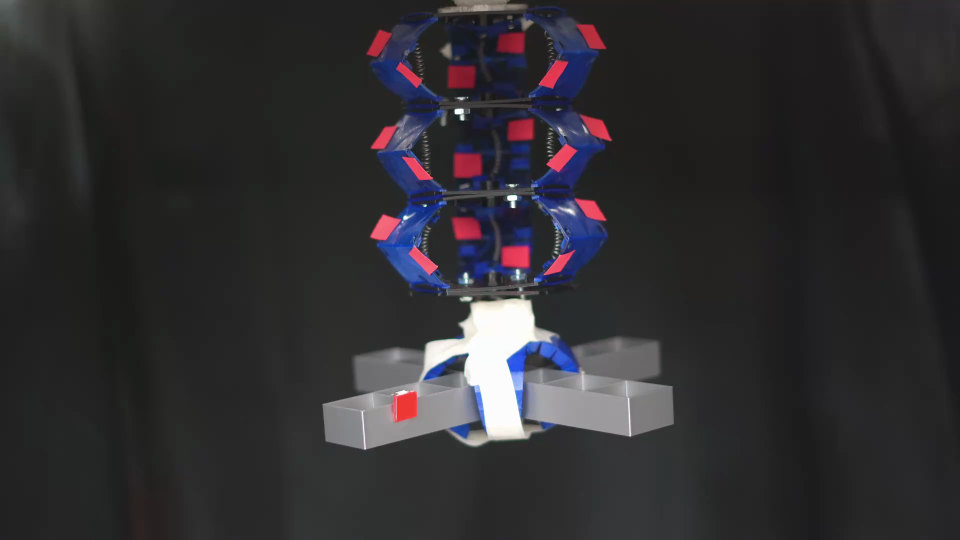
#> input picture src/reference_frame_00000.png, 1920 x 1080 px, given in place of C1296_sample_0.MP4, which was not available (shown at 1/2 size)
$ python marker_tracking_pipeline.py
#> lines starting #> are read from the running program, lines starting #| are printed output that depends on the picture; after the words box and inside, x2 and y2 are one past the last pixel; in counts of white or black regions, pixels touching at a corner belong together; pictures that were not available may be replaced by others from this repository, and a replacement may not be noted
### src/processing/tracking.py
import cv2
import numpy as np
import xml.etree.ElementTree as ET
from datetime import datetime
from pathlib import Path
from typing import List, Tuple


class MarkerTracker:
    """
    Identifies red markers, cleans noise, and calculates centroids for all found markers.

    Key fix: adds morphological CLOSING before opening to merge fragments of a single
    marker blob that got split by the HSV mask (e.g. due to specular highlights or
    non-uniform lighting). Then merges any centroids that are suspiciously close
    together (closer than merge_dist pixels) into a single centroid.
    """

    def __init__(self, lower_hsv1, upper_hsv1, lower_hsv2, upper_hsv2,
                 min_area=10000, max_area=20000,
                 close_kernel_size=15,
                 merge_dist=20):
        """
        Args:
            lower_hsv1, upper_hsv1: First HSV range for red.
            lower_hsv2, upper_hsv2: Second HSV range for red (wraps around 180).
            min_area: Minimum contour area to be considered a marker.
            max_area: Maximum contour area to be considered a marker.
            close_kernel_size: Size of the elliptical kernel used for morphological
                closing. Increase this if a single physical marker is still being
                detected as multiple fragments. Rule of thumb: set to ~50-75% of
                the marker's pixel diameter.
            merge_dist: If two detected centroids are closer than this many pixels,
                they are assumed to be fragments of the same physical marker and
                merged into their average position. Set to ~the marker diameter.
        """
        self.min_area = min_area
        self.max_area = max_area
        self.lower_hsv1 = lower_hsv1
        self.upper_hsv1 = upper_hsv1
        self.lower_hsv2 = lower_hsv2
        self.upper_hsv2 = upper_hsv2

        # Small kernel for opening — removes isolated noise speckles
        self.open_kernel = cv2.getStructuringElement(cv2.MORPH_RECT, (5, 5))

        # Larger elliptical kernel for closing — fills internal holes/gaps in a
        # marker blob caused by specular highlights or non-uniform illumination
        self.close_kernel = cv2.getStructuringElement(
            cv2.MORPH_ELLIPSE, (close_kernel_size, close_kernel_size))

        # Distance threshold for merging nearby centroids (same physical marker)
        self.merge_dist = merge_dist

    def process_frame(self, frame: np.ndarray, frame_idx: int) -> Tuple[np.ndarray, List[Tuple[int, int]]]:
        # 1. HSV Thresholding with two ranges
        hsv = cv2.cvtColor(frame, cv2.COLOR_BGR2HSV)
        mask1 = cv2.inRange(hsv, self.lower_hsv1, self.upper_hsv1)
        mask2 = cv2.inRange(hsv, self.lower_hsv2, self.upper_hsv2)
        mask = cv2.bitwise_or(mask1, mask2)

        # 2. CLOSE first — merges fragments within the same marker blob.
        #    Use a larger kernel here; if a marker has a bright specular spot in
        #    the middle the close will bridge the gap before we find contours.
        mask_closed = cv2.morphologyEx(mask, cv2.MORPH_CLOSE, self.close_kernel, iterations=2)

        # 3. OPEN after closing — removes any small noise blobs that closing
        #    may have created or left behind.
        mask_clean = cv2.morphologyEx(mask_closed, cv2.MORPH_OPEN, self.open_kernel, iterations=1)

        # 4. Find centroids
        centroids = self._find_marker_centroids(mask_clean, frame_idx)

        # 5. Merge centroids that are too close to be separate physical markers
        centroids = self._merge_nearby_centroids(centroids)

        return mask_clean, centroids

    def _find_marker_centroids(self, mask: np.ndarray, frame_idx: int) -> List[Tuple[int, int]]:
        contours, _ = cv2.findContours(mask, cv2.RETR_EXTERNAL, cv2.CHAIN_APPROX_SIMPLE)

        if not contours:
            return []

        contour_areas = [cv2.contourArea(c) for c in contours]
        print(f"Frame {frame_idx}: {[round(a,1) for a in contour_areas]}")

        found_centroids = []
        for c, area in zip(contours, contour_areas):
            if area < self.min_area or area > self.max_area:
                continue

            M = cv2.moments(c)
            if M["m00"] != 0:
                cX = int(M["m10"] / M["m00"])
                cY = int(M["m01"] / M["m00"])
                found_centroids.append((cX, cY))

        return found_centroids

    def _merge_nearby_centroids(self, centroids: List[Tuple[int, int]]) -> List[Tuple[int, int]]:
        """
        Merge clusters of centroids that are closer than self.merge_dist pixels.

        Uses a simple union-find / single-linkage approach:
          - Build a graph where two centroids are connected if their distance < merge_dist
          - Find connected components
          - Replace each component with its centroid (mean position)

        This handles the case where closing wasn't enough to fully merge a split
        marker blob, so it still produced 2-3 nearby contours.
        """
        if len(centroids) <= 1:
            return centroids

        pts = np.array(centroids, dtype=float)
        n   = len(pts)

        # Union-Find
        parent = list(range(n))

        def find(x):
            while parent[x] != x:
                parent[x] = parent[parent[x]]
                x = parent[x]
            return x

        def union(a, b):
            parent[find(a)] = find(b)

        # Connect pairs closer than merge_dist
        for i in range(n):
            for j in range(i + 1, n):
                if np.linalg.norm(pts[i] - pts[j]) < self.merge_dist:
                    union(i, j)

        # Collect components and compute mean position
        from collections import defaultdict
        groups = defaultdict(list)
        for i in range(n):
            groups[find(i)].append(i)

        merged = []
        for members in groups.values():
            mean_pt = pts[members].mean(axis=0)
            merged.append((int(mean_pt[0]), int(mean_pt[1])))

        return merged


class VideoLoader:
    def __init__(self, video_path: str):
        self.video_path = video_path
        self.cap = None

    def __enter__(self):
        self.cap = cv2.VideoCapture(self.video_path)
        if not self.cap.isOpened():
            raise IOError(f"Cannot open video file: {self.video_path}")
        return self

    def __exit__(self, exc_type, exc_val, exc_tb):
        if self.cap:
            self.cap.release()

    def stream_frames(self):
        """Generator that yields frames one by one, ensuring it stops at EOF."""
        if not self.cap.isOpened():
            return

        total_frames  = int(self.cap.get(cv2.CAP_PROP_FRAME_COUNT))
        current_frame = 0

        while self.cap.isOpened():
            if current_frame >= total_frames:
                break
            ret, frame = self.cap.read()
            if not ret:
                break
            yield frame
            current_frame += 1


class VideoProcessor:
    # [94 lines left out: functions __init__, get_start_timestamp, process_video, not called in this run]

### src/examples/marker_tracking_pipeline.py
import cv2
import numpy as np
from pathlib import Path
import sys

sys.path.insert(0, str(Path(__file__).resolve().parents[1]))

from processing.tracking import MarkerTracker, VideoLoader


def main():
    # --- MARKER CONFIGURATION ---
    NUM_MARKERS = 37
    # ----------------------------

    # 1. Setup Paths
    current_script_dir = Path(__file__).parent.resolve()
    DATA_DIR = current_script_dir.parent.parent / "data"
    VIDEO_FILE = DATA_DIR / "soft_state" / "coor_0" / "C1296_sample_0.MP4"
    OUTPUT_FILE = DATA_DIR / "experiment_data" / "coor_0" / "spring_mass_data.npz"

    OUTPUT_FILE.parent.mkdir(parents=True, exist_ok=True)

    # 2. Setup Tracker
    lower_red1 = np.array([0, 120, 70])
    upper_red1 = np.array([10, 255, 255])
    lower_red2 = np.array([170, 120, 70])
    upper_red2 = np.array([180, 255, 255])

    tracker = MarkerTracker(lower_red1, upper_red1, lower_red2, upper_red2, min_area=100, max_area=20000)

    # 3. Setup Visualization
    window_name = "2x2 View: Clean | Mask | Tracking | Dots"
    cv2.namedWindow(window_name, cv2.WINDOW_NORMAL)
    cv2.resizeWindow(window_name, 1280, 720)

    # --- DATA STORAGE ---
    raw_trajectory_data = []
    valid_frames_count = 0

    print(f"Processing: {VIDEO_FILE}")
    print(f"Expecting {NUM_MARKERS} markers.")

    with VideoLoader(str(VIDEO_FILE)) as loader:
        total_frames = int(loader.cap.get(cv2.CAP_PROP_FRAME_COUNT))
        print(f"Video Length: {total_frames} frames")

        for frame_idx, frame in enumerate(loader.stream_frames()):
            clean_frame = frame.copy()
            mask, centroids = tracker.process_frame(clean_frame, frame_idx)
            sorted_centroids = []

            # Sort top-to-bottom, then left-to-right as tiebreak
            sorted_centroids = sorted(centroids, key=lambda p: (p[1], p[0]))

            frame_block = [[cx, cy, 0] for (cx, cy) in sorted_centroids]
            raw_trajectory_data.append(frame_block)
            valid_frames_count += 1

            if len(centroids) != NUM_MARKERS:
                if len(centroids) > 0:
                    print(f"Frame {frame_idx}: Found {len(centroids)} markers (expected {NUM_MARKERS}).")

            # --- VISUALIZATION ---
            mask_bgr = cv2.cvtColor(mask, cv2.COLOR_GRAY2BGR)
            frame_with_dots = frame.copy()
            black_with_dots = np.zeros_like(clean_frame)

            for i, centroid in enumerate(sorted_centroids):
                cv2.circle(frame_with_dots, centroid, 15, (0, 255, 0), -1)
                cv2.circle(black_with_dots, centroid, 15, (0, 255, 0), -1)

                text_pos = (centroid[0] - 15, centroid[1] - 20)
                cv2.putText(black_with_dots, str(i), text_pos, cv2.FONT_HERSHEY_SIMPLEX,
                            1, (0, 0, 0), 4)   # black outline
                cv2.putText(black_with_dots, str(i), text_pos, cv2.FONT_HERSHEY_SIMPLEX,
                            1, (255, 255, 255), 2)  # white text
                cv2.putText(frame_with_dots, str(i), (centroid[0] - 10, centroid[1] - 20),
                            cv2.FONT_HERSHEY_SIMPLEX, 1, (255, 255, 255), 2)

            row1 = np.hstack([clean_frame, mask_bgr])
            row2 = np.hstack([frame_with_dots, black_with_dots])
            grid = np.vstack([row1, row2])

            cv2.imshow(window_name, grid)
            if len(centroids) != NUM_MARKERS:
                key = cv2.waitKey(0) & 0xFF  # pause until keypress
            else:
                key = cv2.waitKey(1) & 0xFF
            if key == ord('q'):
                break
#> this loop made 1 pass; (key q is pressed on pass 1)
#| Frame 0: [2350.5, 986.0, 1199.0, 2122.0, 2169.0, 1794.0, 1484.0, 1086.0, 2483.0, 1570.0, 1301.5, 2204.5, 1633.5, 2309.0, 919.5, 1491.0, 1985.0, 1473.0, 1637.0]
#| Frame 0: Found 19 markers (expected 37).
#> pass 1, in process_frame, `mask1 = cv2.inRange(hsv, self.lower_hsv1, self.upper_hsv1)`:
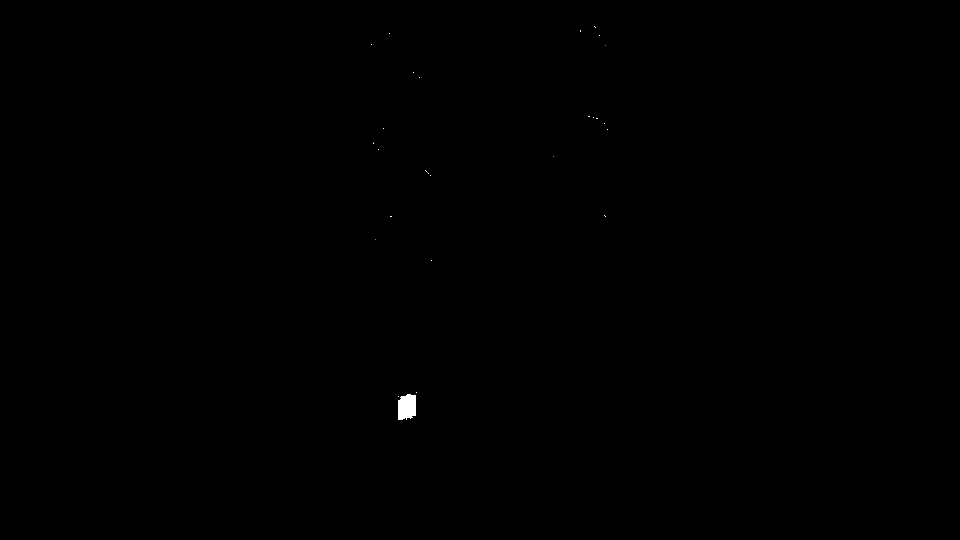
#> mask1: shape (1080, 1920) (shown at 1/2 size); 0.08% white; 27 white regions (26 under 20 px), largest, box (x1, y1, x2, y2) and area: (796, 788, 832, 840) 1625
#> pass 1, in process_frame, `mask2 = cv2.inRange(hsv, self.lower_hsv2, self.upper_hsv2)`:
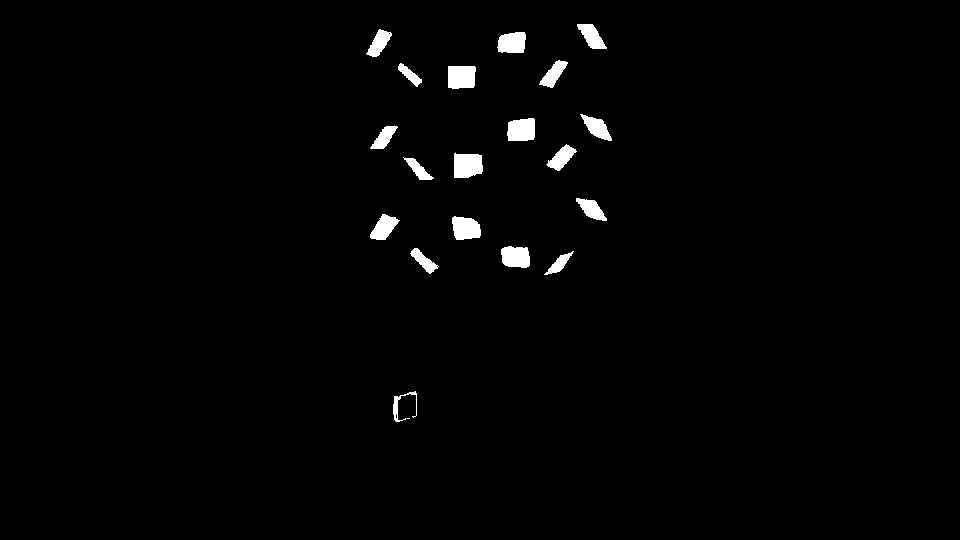
#> mask2: shape (1080, 1920) (shown at 1/2 size); 1.5% white; 38 white regions (19 under 20 px), largest, box (x1, y1, x2, y2) and area: (908, 306, 965, 356) 2545, (896, 132, 952, 177) 2401, (1014, 236, 1070, 282) 2282
#> clean_frame is the input picture: shape (1080, 1920, 3); mean B, G, R 48.8, 46, 47.5
#> after the loop:
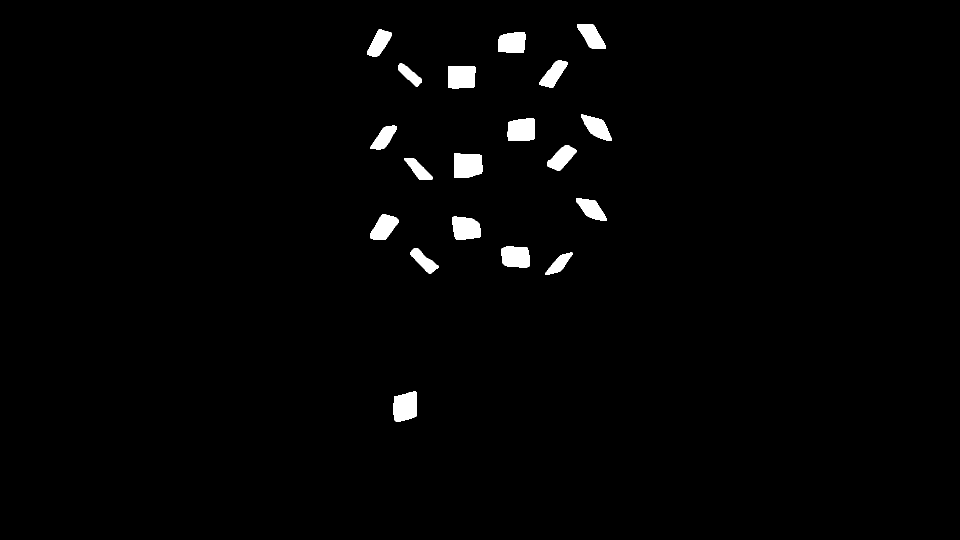
#> mask: shape (1080, 1920) (shown at 1/2 size); 1.6% white; 19 white regions, largest, box (x1, y1, x2, y2) and area: (908, 306, 965, 356) 2582, (786, 783, 834, 844) 2443, (896, 132, 952, 177) 2405
#> after the loop, raw_trajectory_data = 1 item; valid_frames_count = 1

    cv2.destroyAllWindows()

    # --- SAVE ---
    final_array = np.array(raw_trajectory_data)
#> final_array = 19 rows, first 8: [1182, 72, 0], [758, 85, 0], [1023, 85, 0], [1106, 147, 0], [819, 149, 0], [922, 153, 0], [1193, 254, 0], [1042, 259, 0]

    print("-" * 30)
    print("Processing Complete.")
    print(f"Total Valid Frames: {valid_frames_count}")
#| Total Valid Frames: 1
    print(f"Final Data Shape: {final_array.shape}")
#| Final Data Shape: (1, 19, 3)

    if final_array.size > 0:
        np.savez_compressed(OUTPUT_FILE, trajectories=final_array)
        print(f"Saved compressed data to {OUTPUT_FILE}")
    else:
        print("No valid frames were processed. Nothing to save.")


if __name__ == "__main__":
    main()
